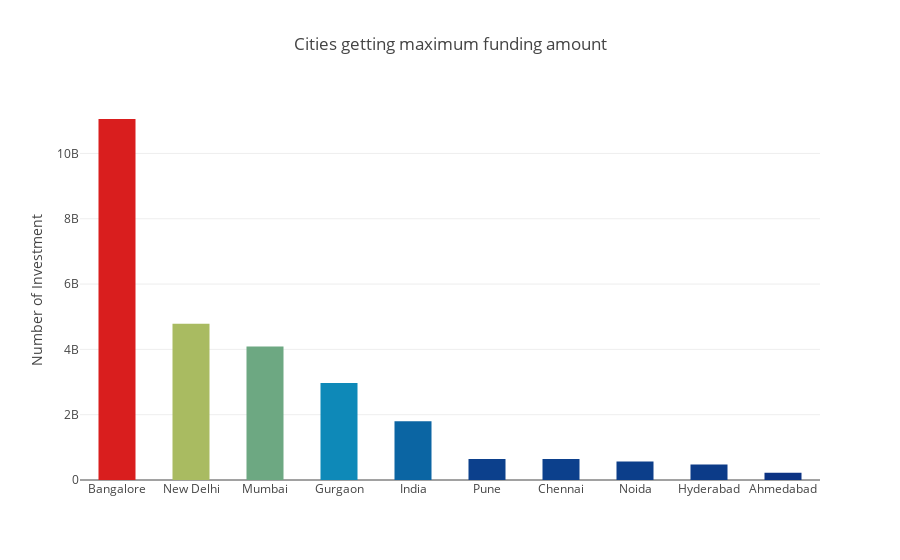

The cell this chart's notebook holds for it:
### Markdown cell above
### Top 10 having maximum funding amount

### Code cell
dt_cit = df['AmountInUSD'].groupby([df.CityLocation]).agg('sum').nlargest(10)

keytype = list(dt_cit.keys())
populationtype = list(dt_cit.values)

dataa = [go.Bar(
    y = populationtype,
    x = keytype,
    width =0.5,
    marker = dict(
    color = populationtype,
    colorscale = 'Portland',
    )
)]

layout = go.Layout(
title = 'Cities getting maximum funding amount',
hovermode = 'closest',
yaxis = dict(
            title = 'Number of Investment'))

fig = go.Figure(data=dataa,layout=layout)
py.iplot(fig)

### Figure 1 — Plotly figure (JSON) as saved in the notebook; plotly's stock layout.template omitted (floating-point values rounded to 4 significant figures)
{"data": [{"marker": {"color": [11050000000.0, 4783000000.0, 4088000000.0, 2970000000.0, 1801000000.0, 643100000.0, 639700000.0, 567400000.0, 471500000.0, 218500000.0], "colorscale": "Portland"}, "type": "bar", "uid": "3aa8a81c-d386-11e8-966d-78843cf6d6b3", "width": 0.5, "x": ["Bangalore", "New Delhi", "Mumbai", "Gurgaon", "India", "Pune", "Chennai", "Noida", "Hyderabad", "Ahmedabad"], "y": [11050000000.0, 4783000000.0, 4088000000.0, 2970000000.0, 1801000000.0, 643100000.0, 639700000.0, 567400000.0, 471500000.0, 218500000.0]}], "layout": {"hovermode": "closest", "title": "Cities getting maximum funding amount", "yaxis": {"title": "Number of Investment"}}}
